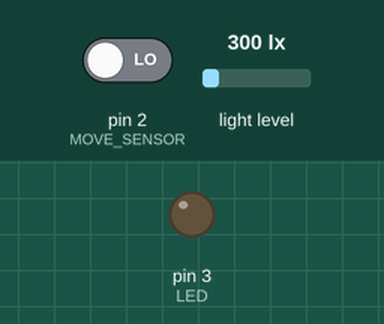
Recording of a sketch running on a simulated Arduino Uno, built with avr-gcc and run on an emulated ATmega328P. On the bench: output pins drawn as LEDs (lit = HIGH). The test bench sets the inputs (shaded band); at power-on: pin 2 (MOVE_SENSOR) LOW, light level 300 lx.

Above: at 1.8 s.
1.9 s: pin 2 (MOVE_SENSOR) driven HIGH
At 2.3 s:
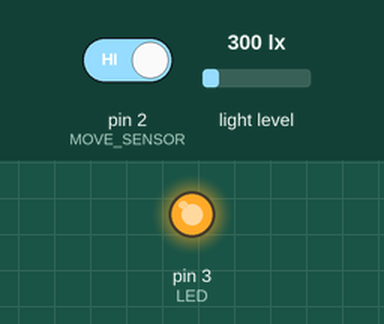
Timing chart, 0 to 4.9 s (numbered marks = the images above; inputs shaded):
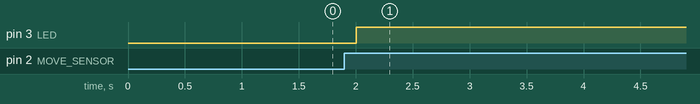

The sketch:

main.ino
```cpp
#include <Wire.h>
#include <BH1750.h>
#define MOVE_SENSOR 2
#define LED 3

BH1750 lightMeter;
bool L_ON = 0;
short CTR = 0;

void setup() {

  // On definie le mode des pins utilise
  pinMode(MOVE_SENSOR, INPUT);
  pinMode(LED, OUTPUT);

  // Initialisation des librairies requise
  Wire.begin();
  lightMeter.begin();
}

void loop() {
  // On vas cherche les valeurs des deux detecteurs
  auto sensorValue = digitalRead(MOVE_SENSOR);
  float lux = lightMeter.readLightLevel();

  // Si on detecte une personne
  if( sensorValue == HIGH ) {
    // On regarde si la piece est bien eclairer
    if( lux <= 400 && !(lux >= 5000) ) {
      // Si non on allume
        digitalWrite(LED, HIGH);
    } else {

      // Sinon, on verifie que l'eclairage n'est deja pas assurer par le soleil
      // Dehors le soleil peut delivrer de 50k a 100k lux,
      // Donc jai decide de regarder si la valeur en lux ne depasser pas 5k lux
      // si oui c'est surement car le soleil eclaire assee la piece
      if(L_ON && lux >= 5000) digitalWrite(LED, LOW);
    }
    CTR = 0;

  } else {

    // Si on ne detecte aucun mouvement dans les 15
    // prochaines iterations (secondes) on eteint les lumieres
    // Cela permet d'eviter que si quelqu'un ne bouge pas
    // durant quelque seconde la lumiere s'eteigne alors qu'il est encore present dans la salle
    // NOTE : 15 sec semble raisonnable, sinon 20 sec est beaucoup trop long

    if(L_ON) CTR++;

    if( CTR >= 15 && L_ON ) {
      digitalWrite(LED, LOW);
      CTR = 0;
    }
  }
  delay(1000);
}
```

Measured:
- after the input at 1.9 s, pin 3 (LED): LOW → HIGH after 0.10 s
